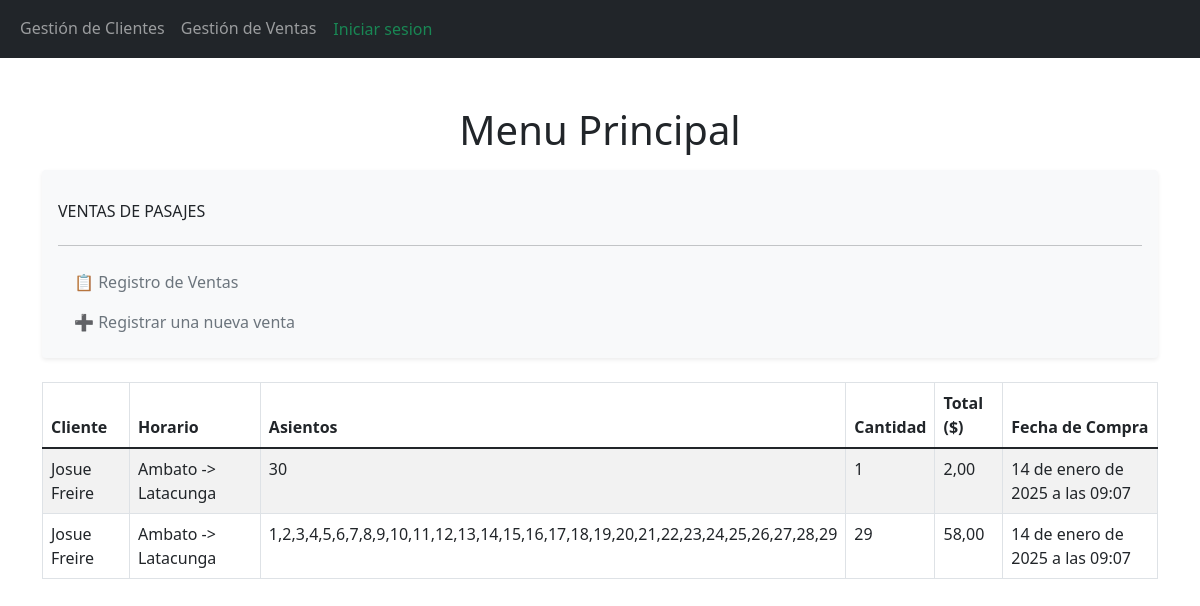
Screenshot of /listadoPasajes/ with the database file from the repository.
### Aplicaciones/ventapasajes/models.py (models this page shows, shortened)
class Pasaje(models.Model):
    id = models.AutoField(primary_key=True)
    cliente = models.ForeignKey(Cliente, on_delete=models.CASCADE)  # Cliente que compra el pasaje
    horario = models.ForeignKey(Horario, on_delete=models.CASCADE)  # Horario del viaje
    fecha_compra = models.DateTimeField(auto_now_add=True)          # Fecha y hora de compra
    cantidad = models.PositiveIntegerField(default=1)               # Número de pasajes
    total = models.DecimalField(max_digits=10, decimal_places=2)    # Costo total de los pasajes
    asientos = models.CharField(max_length=255)                     # Números de asientos separados por comas

class Cliente(models.Model):
    id = models.AutoField(primary_key=True)              # Clave primaria auto incremental
    nombre = models.CharField(max_length=100)
    apellido = models.CharField(max_length=100)
    dni = models.CharField(max_length=10, unique=True)    # Documento de identidad único
    telefono = models.CharField(max_length=10, blank=True, null=True)
    email = models.EmailField(blank=True, null=True)     # Opcional
    foto=models.FileField(upload_to='clientes',null=True,blank=True)

class Horario(models.Model):
    id = models.AutoField(primary_key=True)
    ruta = models.ForeignKey(Ruta, on_delete=models.CASCADE)  # Relación con la ruta
    bus = models.ForeignKey(Bus, on_delete=models.CASCADE)    # Relación con el bus
    fecha = models.DateField()                                # Fecha del viaje
    hora_partida = models.TimeField()                         # Hora de salida
    hora_llegada = models.TimeField()                         # Hora de llegada
    costo_pasaje = models.DecimalField(max_digits=10, decimal_places=2, default=0.0)  # Costo del pasaje

class Ruta(models.Model):
    id = models.AutoField(primary_key=True)
    origen = models.CharField(max_length=100)
    destino = models.CharField(max_length=100)

### Aplicaciones/ventapasajes/views.py (the view)
# urls.py: path('listadoPasajes/', views.listadoPasajes, name='listadoPasajes'),
def listadoPasajes(request):
    fecha_inicio = request.GET.get('fecha_inicio')
    fecha_fin = request.GET.get('fecha_fin')
    pasajes = Pasaje.objects.all().select_related('cliente', 'horario').order_by('-fecha_compra')
    if fecha_inicio and fecha_fin:
        pasajes = pasajes.filter(fecha_compra__date__range=[fecha_inicio, fecha_fin])
    return render(request, "listadoPasajes.html", {
        'pasajes': pasajes,
        'today': now(),
        'fecha_inicio': fecha_inicio,
        'fecha_fin': fecha_fin,
    })

### Aplicaciones/ventapasajes/templates/listadoPasajes.html (shortened to what this page needs)
{% extends "./plantilla.html" %}
{% block contenido %}
    <body>
        <div class="container mt-5">
            <div class="row">
                <h1 class="text-center mb-3">Menu Principal</h1>
            </div>
            <div class="row">
                <div class="col-md-12">
                    <nav class="nav flex-column bg-light p-3 shadow-sm rounded">
                        <h6 class="mt-3">VENTAS DE PASAJES</h6>
                        <hr>
                        <a href="{% url 'listadoPasajes' %}" class="nav-link text-secondary">📋 Registro de Ventas</a>
                        <a href="{% url 'venderPasaje' %}" class="nav-link text-secondary">➕ Registrar una nueva venta</a>
            </div>
        </div>
        <br>
            <table class="table table-bordered table-striped display" id="tbl_ventas">
                <thead>
                    <tr>
                        <th>Cliente</th>
                        <th>Horario</th>
                        <th>Asientos</th>
                        <th>Cantidad</th>
                        <th>Total ($)</th>
                        <th>Fecha de Compra</th>
                    </tr>
                </thead>
                <tbody>
                    {% for pasaje in pasajes %}
                    <tr>
                        <td>{{ pasaje.cliente.nombre }} {{ pasaje.cliente.apellido }}</td>
                        <td>{{ pasaje.horario.ruta.origen }} -> {{ pasaje.horario.ruta.destino }}</td>
                        <td>{{ pasaje.asientos }}</td>
                        <td>{{ pasaje.cantidad }}</td>
                        <td>{{ pasaje.total }}</td>
                        <td>{{ pasaje.fecha_compra }}</td>
                    </tr>
                    {% endfor %}
                </tbody>
            </table>
        </div>
{% endblock %}

### Aplicaciones/ventapasajes/templates/plantilla.html (shortened to what this page needs)
{% load static %}
<!DOCTYPE html>
<html lang="en">
<head>
    <link href="{% static 'css/bootstrap.min.css' %}" rel="stylesheet">
    <link href="{% static 'css/iziToast.css' %}" rel="stylesheet">
    <link href="{% static 'css/jquery.dataTables.min.css' %}" rel="stylesheet">
    <link href="{% static 'css/buttons.dataTables.min.css' %}" rel="stylesheet">
    <link href="{% static 'css/fileinput.min.css' %}" rel="stylesheet">
</head>
<body>
    <nav class="navbar navbar-expand-lg navbar-dark bg-dark">
        <div class="container-fluid">
            <div class="collapse navbar-collapse" id="navbarNav">
                <ul class="navbar-nav">
                    <li class="nav-item">
                        <a class="nav-link" href="{% url 'listadoClientes' %}">Gestión de Clientes</a>
                    </li>
                    <li class="nav-item">
                        <a class="nav-link" href="{% url 'listadoPasajes' %}">Gestión de Ventas</a>
                    </li>
                    <li class="nav-item">
                        <form method="post" action="{% url 'login' %}" style="display: inline;">
                            <button type="submit" class="btn btn-link nav-link text-success" style="text-decoration: none;">
                                 Iniciar sesion
                            </button>
                        </form>
                    </li>
                </ul>
            </div>
        </div>
    </nav>
</body>
</html>
{% block contenido %}
{% endblock %}
<br>

### rows the page displays
Pasaje: cliente.nombre "Josue", cliente.apellido "Freire", horario.ruta.origen "Ambato", horario.ruta.destino "Latacunga", asientos "30", cantidad "1", total "2,00", fecha_compra "14 de enero de 2025 a las 09:07"
Pasaje: cliente.nombre "Josue", cliente.apellido "Freire", horario.ruta.origen "Ambato", horario.ruta.destino "Latacunga", asientos "1,2,3,4,5,6,7,8,9,10,11,12,13,14,15,16,17,18,19,20,21,22,23,24,25,26,27,28,29", cantidad "29", total "58,00", fecha_compra "14 de enero de 2025 a las 09:07"
